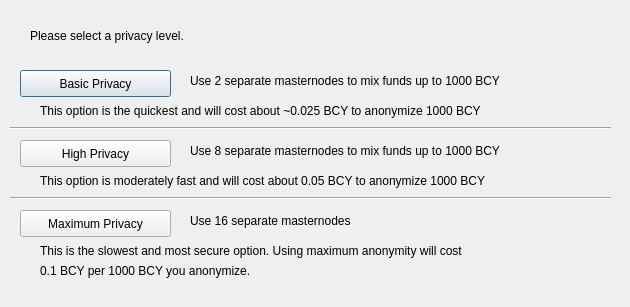
<?xml version="1.0" encoding="UTF-8"?>
<ui version="4.0">
 <class>DarksendConfig</class>
 <widget class="QDialog" name="DarksendConfig">
  <property name="geometry">
   <rect>
    <x>0</x>
    <y>0</y>
    <width>630</width>
    <height>307</height>
   </rect>
  </property>
  <property name="windowTitle">
   <string>Configure Darksend</string>
  </property>
  <widget class="QPushButton" name="buttonBasic">
   <property name="geometry">
    <rect>
     <x>20</x>
     <y>70</y>
     <width>151</width>
     <height>27</height>
    </rect>
   </property>
   <property name="text">
    <string>Basic Privacy</string>
   </property>
  </widget>
  <widget class="QPushButton" name="buttonHigh">
   <property name="geometry">
    <rect>
     <x>20</x>
     <y>140</y>
     <width>151</width>
     <height>27</height>
    </rect>
   </property>
   <property name="text">
    <string>High Privacy</string>
   </property>
  </widget>
  <widget class="QPushButton" name="buttonMax">
   <property name="geometry">
    <rect>
     <x>20</x>
     <y>210</y>
     <width>151</width>
     <height>27</height>
    </rect>
   </property>
   <property name="text">
    <string>Maximum Privacy</string>
   </property>
  </widget>
  <widget class="QLabel" name="label">
   <property name="geometry">
    <rect>
     <x>30</x>
     <y>20</y>
     <width>571</width>
     <height>31</height>
    </rect>
   </property>
   <property name="text">
    <string>Please select a privacy level.</string>
   </property>
  </widget>
  <widget class="QLabel" name="label_2">
   <property name="geometry">
    <rect>
     <x>190</x>
     <y>70</y>
     <width>421</width>
     <height>21</height>
    </rect>
   </property>
   <property name="text">
    <string>Use 2 separate masternodes to mix funds up to 1000 BCY</string>
   </property>
  </widget>
  <widget class="QLabel" name="label_3">
   <property name="geometry">
    <rect>
     <x>190</x>
     <y>140</y>
     <width>411</width>
     <height>21</height>
    </rect>
   </property>
   <property name="text">
    <string>Use 8 separate masternodes to mix funds up to 1000 BCY</string>
   </property>
  </widget>
  <widget class="QLabel" name="label_4">
   <property name="geometry">
    <rect>
     <x>190</x>
     <y>210</y>
     <width>421</width>
     <height>21</height>
    </rect>
   </property>
   <property name="text">
    <string>Use 16 separate masternodes</string>
   </property>
  </widget>
  <widget class="QLabel" name="label_6">
   <property name="geometry">
    <rect>
     <x>40</x>
     <y>100</y>
     <width>561</width>
     <height>21</height>
    </rect>
   </property>
   <property name="text">
    <string>This option is the quickest and will cost about ~0.025 BCY to anonymize 1000 BCY</string>
   </property>
  </widget>
  <widget class="QLabel" name="label_7">
   <property name="geometry">
    <rect>
     <x>40</x>
     <y>170</y>
     <width>561</width>
     <height>21</height>
    </rect>
   </property>
   <property name="text">
    <string>This option is moderately fast and will cost about 0.05 BCY to anonymize 1000 BCY</string>
   </property>
  </widget>
  <widget class="QLabel" name="label_8">
   <property name="geometry">
    <rect>
     <x>40</x>
     <y>240</y>
     <width>561</width>
     <height>21</height>
    </rect>
   </property>
   <property name="text">
    <string>This is the slowest and most secure option. Using maximum anonymity will cost</string>
   </property>
  </widget>
  <widget class="QLabel" name="label_9">
   <property name="geometry">
    <rect>
     <x>40</x>
     <y>260</y>
     <width>561</width>
     <height>21</height>
    </rect>
   </property>
   <property name="text">
    <string>0.1 BCY per 1000 BCY you anonymize.</string>
   </property>
  </widget>
  <widget class="Line" name="line">
   <property name="geometry">
    <rect>
     <x>10</x>
     <y>120</y>
     <width>601</width>
     <height>16</height>
    </rect>
   </property>
   <property name="orientation">
    <enum>Qt::Horizontal</enum>
   </property>
  </widget>
  <widget class="Line" name="line_2">
   <property name="geometry">
    <rect>
     <x>10</x>
     <y>190</y>
     <width>601</width>
     <height>16</height>
    </rect>
   </property>
   <property name="orientation">
    <enum>Qt::Horizontal</enum>
   </property>
  </widget>
 </widget>
 <resources/>
 <connections/>
</ui>
